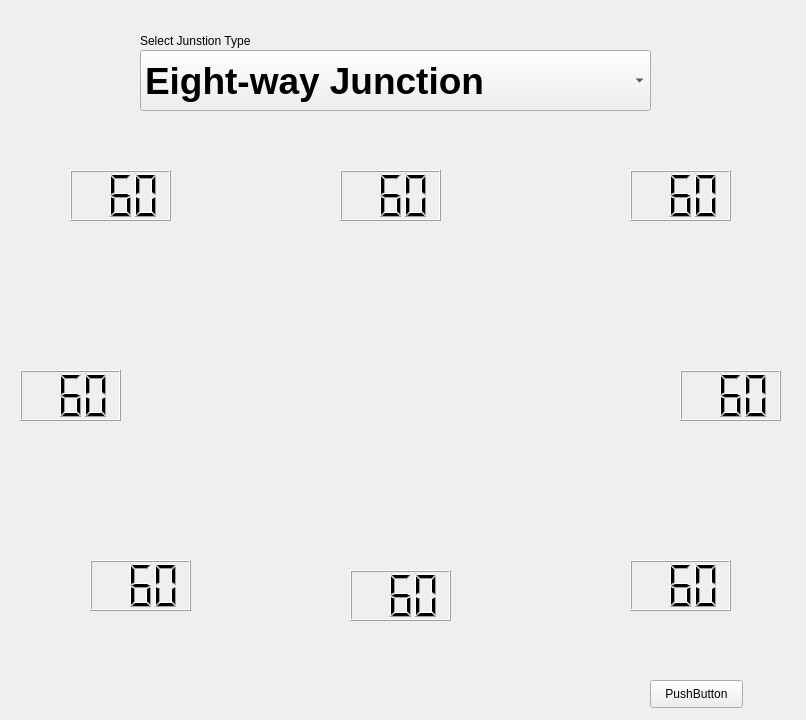
<?xml version="1.0" encoding="UTF-8"?>
<ui version="4.0">
 <class>Form</class>
 <widget class="QWidget" name="Form">
  <property name="geometry">
   <rect>
    <x>0</x>
    <y>0</y>
    <width>806</width>
    <height>720</height>
   </rect>
  </property>
  <property name="windowTitle">
   <string>Form</string>
  </property>
  <widget class="QComboBox" name="comboBox">
   <property name="geometry">
    <rect>
     <x>140</x>
     <y>50</y>
     <width>511</width>
     <height>61</height>
    </rect>
   </property>
   <property name="font">
    <font>
     <pointsize>28</pointsize>
     <weight>75</weight>
     <bold>true</bold>
    </font>
   </property>
   <item>
    <property name="text">
     <string>Eight-way Junction</string>
    </property>
   </item>
   <item>
    <property name="text">
     <string>Four-way Junction</string>
    </property>
   </item>
   <item>
    <property name="text">
     <string>Three-way Junction</string>
    </property>
   </item>
   <item>
    <property name="text">
     <string>Six-way Junction</string>
    </property>
   </item>
  </widget>
  <widget class="QLabel" name="label">
   <property name="geometry">
    <rect>
     <x>140</x>
     <y>30</y>
     <width>141</width>
     <height>21</height>
    </rect>
   </property>
   <property name="text">
    <string>Select Junstion Type</string>
   </property>
  </widget>
  <widget class="QLabel" name="imageLabel">
   <property name="geometry">
    <rect>
     <x>130</x>
     <y>230</y>
     <width>541</width>
     <height>331</height>
    </rect>
   </property>
   <property name="text">
    <string/>
   </property>
   <property name="pixmap">
    <pixmap>Eight-way Junction.png</pixmap>
   </property>
   <property name="scaledContents">
    <bool>true</bool>
   </property>
  </widget>
  <widget class="QPushButton" name="pushButton">
   <property name="geometry">
    <rect>
     <x>650</x>
     <y>680</y>
     <width>93</width>
     <height>28</height>
    </rect>
   </property>
   <property name="text">
    <string>PushButton</string>
   </property>
  </widget>
  <widget class="QLCDNumber" name="lcdNumber_LT">
   <property name="geometry">
    <rect>
     <x>70</x>
     <y>170</y>
     <width>101</width>
     <height>51</height>
    </rect>
   </property>
   <property name="digitCount">
    <number>3</number>
   </property>
   <property name="intValue" stdset="0">
    <number>60</number>
   </property>
  </widget>
  <widget class="QLCDNumber" name="lcdNumber_T">
   <property name="geometry">
    <rect>
     <x>340</x>
     <y>170</y>
     <width>101</width>
     <height>51</height>
    </rect>
   </property>
   <property name="digitCount">
    <number>3</number>
   </property>
   <property name="intValue" stdset="0">
    <number>60</number>
   </property>
  </widget>
  <widget class="QLCDNumber" name="lcdNumber_RT">
   <property name="geometry">
    <rect>
     <x>630</x>
     <y>170</y>
     <width>101</width>
     <height>51</height>
    </rect>
   </property>
   <property name="digitCount">
    <number>3</number>
   </property>
   <property name="intValue" stdset="0">
    <number>60</number>
   </property>
  </widget>
  <widget class="QLCDNumber" name="lcdNumber_R">
   <property name="geometry">
    <rect>
     <x>680</x>
     <y>370</y>
     <width>101</width>
     <height>51</height>
    </rect>
   </property>
   <property name="digitCount">
    <number>3</number>
   </property>
   <property name="intValue" stdset="0">
    <number>60</number>
   </property>
  </widget>
  <widget class="QLCDNumber" name="lcdNumber_RB">
   <property name="geometry">
    <rect>
     <x>630</x>
     <y>560</y>
     <width>101</width>
     <height>51</height>
    </rect>
   </property>
   <property name="digitCount">
    <number>3</number>
   </property>
   <property name="intValue" stdset="0">
    <number>60</number>
   </property>
  </widget>
  <widget class="QLCDNumber" name="lcdNumber_B">
   <property name="geometry">
    <rect>
     <x>350</x>
     <y>570</y>
     <width>101</width>
     <height>51</height>
    </rect>
   </property>
   <property name="digitCount">
    <number>3</number>
   </property>
   <property name="intValue" stdset="0">
    <number>60</number>
   </property>
  </widget>
  <widget class="QLCDNumber" name="lcdNumber_LB">
   <property name="geometry">
    <rect>
     <x>90</x>
     <y>560</y>
     <width>101</width>
     <height>51</height>
    </rect>
   </property>
   <property name="digitCount">
    <number>3</number>
   </property>
   <property name="intValue" stdset="0">
    <number>60</number>
   </property>
  </widget>
  <widget class="QLCDNumber" name="lcdNumber_L">
   <property name="geometry">
    <rect>
     <x>20</x>
     <y>370</y>
     <width>101</width>
     <height>51</height>
    </rect>
   </property>
   <property name="digitCount">
    <number>3</number>
   </property>
   <property name="intValue" stdset="0">
    <number>60</number>
   </property>
  </widget>
 </widget>
 <resources/>
 <connections/>
</ui>
